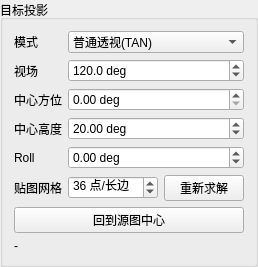
             <widget class="QGroupBox" name="groupBoxMosaicProjection">
              <property name="title">
               <string>目标投影</string>
              </property>
              <layout class="QVBoxLayout" name="verticalLayoutMosaicProjection">
               <item>
                <layout class="QFormLayout" name="formLayoutMosaicProjection">
                 <property name="fieldGrowthPolicy">
                  <enum>QFormLayout::AllNonFixedFieldsGrow</enum>
                 </property>
                 <property name="labelAlignment">
                  <set>Qt::AlignLeft|Qt::AlignVCenter</set>
                 </property>
                 <item row="0" column="0">
                  <widget class="QLabel" name="labelMosaicProjection">
                   <property name="text">
                    <string>模式</string>
                   </property>
                  </widget>
                 </item>
                 <item row="0" column="1">
                  <widget class="QComboBox" name="comboBoxMosaicProjection">
                   <item>
                    <property name="text">
                     <string>普通透视(TAN)</string>
                    </property>
                   </item>
                   <item>
                    <property name="text">
                     <string>等距鱼眼(ARC)</string>
                    </property>
                   </item>
                   <item>
                    <property name="text">
                     <string>等立体角鱼眼(ZEA)</string>
                    </property>
                   </item>
                   <item>
                    <property name="text">
                     <string>立体投影(STG)</string>
                    </property>
                   </item>
                   <item>
                    <property name="text">
                     <string>墨卡托(MER)</string>
                    </property>
                   </item>
                   <item>
                    <property name="text">
                     <string>等距圆柱(CAR)</string>
                    </property>
                   </item>
                  </widget>
                 </item>
                 <item row="1" column="0">
                  <widget class="QLabel" name="labelMosaicFov">
                   <property name="text">
                    <string>视场</string>
                   </property>
                  </widget>
                 </item>
                 <item row="1" column="1">
                  <widget class="QDoubleSpinBox" name="doubleSpinBoxMosaicFov">
                   <property name="decimals">
                    <number>1</number>
                   </property>
                   <property name="minimum">
                    <double>5.000000000000000</double>
                   </property>
                   <property name="maximum">
                    <double>360.000000000000000</double>
                   </property>
                   <property name="singleStep">
                    <double>5.000000000000000</double>
                   </property>
                   <property name="value">
                    <double>120.000000000000000</double>
                   </property>
                   <property name="suffix">
                    <string> deg</string>
                   </property>
                  </widget>
                 </item>
                 <item row="2" column="0">
                  <widget class="QLabel" name="labelMosaicAz">
                   <property name="text">
                    <string>中心方位</string>
                   </property>
                  </widget>
                 </item>
                 <item row="2" column="1">
                  <widget class="QDoubleSpinBox" name="doubleSpinBoxMosaicAz">
                   <property name="decimals">
                    <number>2</number>
                   </property>
                   <property name="minimum">
                    <double>0.000000000000000</double>
                   </property>
                   <property name="maximum">
                    <double>359.990000000000009</double>
                   </property>
                   <property name="singleStep">
                    <double>1.000000000000000</double>
                   </property>
                   <property name="suffix">
                    <string> deg</string>
                   </property>
                  </widget>
                 </item>
                 <item row="3" column="0">
                  <widget class="QLabel" name="labelMosaicAlt">
                   <property name="text">
                    <string>中心高度</string>
                   </property>
                  </widget>
                 </item>
                 <item row="3" column="1">
                  <widget class="QDoubleSpinBox" name="doubleSpinBoxMosaicAlt">
                   <property name="decimals">
                    <number>2</number>
                   </property>
                   <property name="minimum">
                    <double>-90.000000000000000</double>
                   </property>
                   <property name="maximum">
                    <double>90.000000000000000</double>
                   </property>
                   <property name="singleStep">
                    <double>1.000000000000000</double>
                   </property>
                   <property name="value">
                    <double>20.000000000000000</double>
                   </property>
                   <property name="suffix">
                    <string> deg</string>
                   </property>
                  </widget>
                 </item>
                 <item row="4" column="0">
                  <widget class="QLabel" name="labelMosaicRoll">
                   <property name="text">
                    <string>Roll</string>
                   </property>
                  </widget>
                 </item>
                 <item row="4" column="1">
                  <widget class="QDoubleSpinBox" name="doubleSpinBoxMosaicRoll">
                   <property name="decimals">
                    <number>2</number>
                   </property>
                   <property name="minimum">
                    <double>-180.000000000000000</double>
                   </property>
                   <property name="maximum">
                    <double>180.000000000000000</double>
                   </property>
                   <property name="singleStep">
                    <double>1.000000000000000</double>
                   </property>
                   <property name="suffix">
                    <string> deg</string>
                   </property>
                  </widget>
                 </item>
                 <item row="5" column="0">
                  <widget class="QLabel" name="labelMosaicGridPrecision">
                   <property name="text">
                    <string>贴图网格</string>
                   </property>
                  </widget>
                 </item>
                 <item row="5" column="1">
                  <layout class="QHBoxLayout" name="horizontalLayoutMosaicGridPrecision">
                   <item>
                    <widget class="QSpinBox" name="spinBoxMosaicGridPrecision">
                     <property name="minimum">
                      <number>12</number>
                     </property>
                     <property name="maximum">
                      <number>180</number>
                     </property>
                     <property name="value">
                      <number>36</number>
                     </property>
                     <property name="suffix">
                      <string> 点/长边</string>
                     </property>
                    </widget>
                   </item>
                   <item>
                    <widget class="QPushButton" name="pushButtonResolveMosaicGrid">
                     <property name="text">
                      <string>重新求解</string>
                     </property>
                    </widget>
                   </item>
                  </layout>
                 </item>
                </layout>
               </item>
               <item>
                <widget class="QPushButton" name="pushButtonResetMosaicView">
                 <property name="text">
                  <string>回到源图中心</string>
                 </property>
                </widget>
               </item>
               <item>
                <widget class="QLabel" name="labelMosaicViewInfo">
                 <property name="sizePolicy">
                  <sizepolicy hsizetype="Expanding" vsizetype="Preferred">
                   <horstretch>0</horstretch>
                   <verstretch>0</verstretch>
                  </sizepolicy>
                 </property>
                 <property name="text">
                  <string>-</string>
                 </property>
                 <property name="wordWrap">
                  <bool>false</bool>
                 </property>
                </widget>
               </item>
              </layout>
             </widget>
